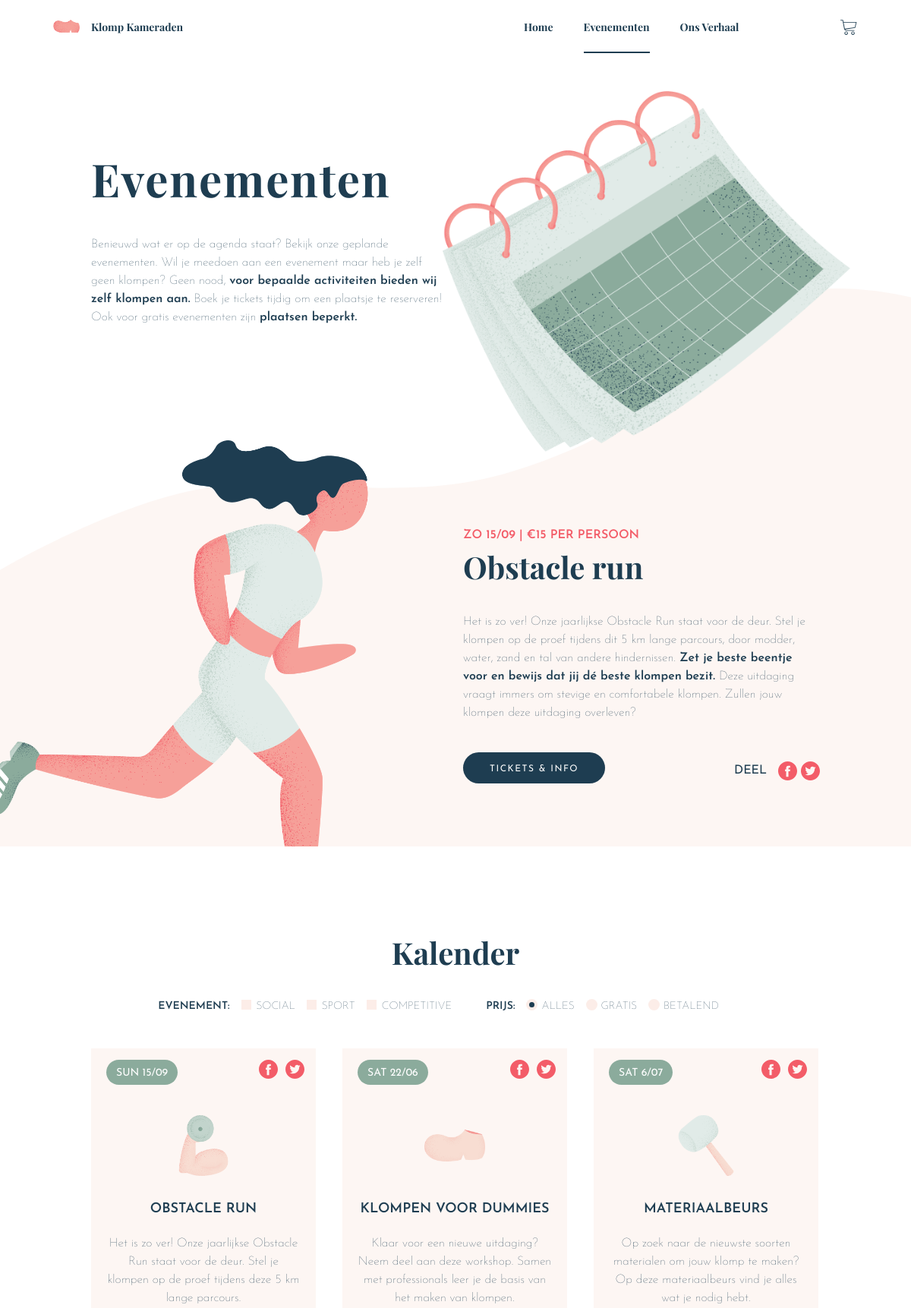
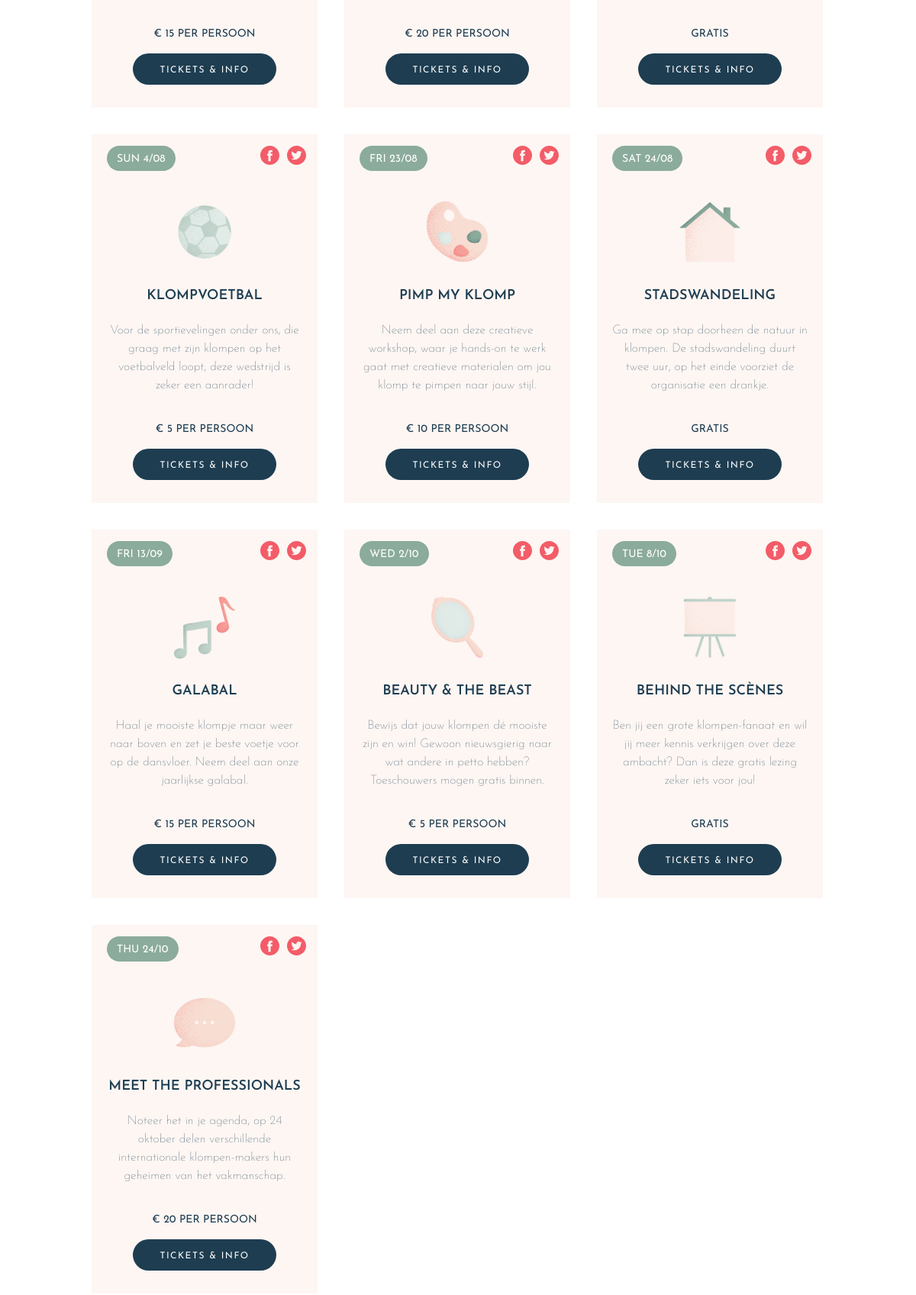
Page /index.php?page=events (upper part) on the committed database (2 pictures, top to bottom).
### tables this page shows
CREATE TABLE `int2_types` (
  `id` int(11) NOT NULL,
  `type` varchar(30) NOT NULL
);

CREATE TABLE `int2_events` (
  `id` int(11) NOT NULL,
  `name` varchar(255) NOT NULL,
  `date` date NOT NULL,
  `price` decimal(10,0) NOT NULL,
  `slug` varchar(255) NOT NULL,
  `info` text NOT NULL,
  `time` varchar(255) NOT NULL,
  `location` varchar(255) NOT NULL,
  `requirements` varchar(255) NOT NULL,
  `image` varchar(30) NOT NULL
);

### controller/Controller.php (called while the page is built, shortened)
<?php
class Controller {
  public $route;
  protected $viewVars = array();
  public function filter() {
    call_user_func(array($this, $this->route['action']));
  }
  public function render() {
    $this->createViewVarWithContent();
    $this->renderInLayout();
  }
  public function set($variableName, $value) {
    $this->viewVars[$variableName] = $value;
  }
  private function createViewVarWithContent() {
    require __DIR__ . '/../view/' . strtolower($this->route['controller']) . '/' . $this->route['action'] . '.php';
    $content = ob_get_clean();
  }
  private function renderInLayout() {
    extract($this->viewVars, EXTR_OVERWRITE);
    include __DIR__ . '/../view/layout.php';
  }
}

### index.php (called while the page is built, shortened)
<?php
$routes = array(
  'home' => array(
    'controller' => 'Pages',
    'action' => 'index'
  ),
  'events' => array(
    'controller' => 'Pages',
    'action' => 'events'
  ),
    'detail' => array(
    'controller' => 'Pages',
    'action' => 'detail'
  ),
  'story' => array(
    'controller' => 'Pages',
    'action' => 'story'
   ),
   'cart' => array(
    'controller' => 'Orders',
    'action' => 'cart'
  ),
   'checkout' => array(
    'controller' => 'Orders',
    'action' => 'checkout'
  ),
   'confirmation' => array(
    'controller' => 'Orders',
    'action' => 'confirmation'
  )
);
$route = $routes[$_GET['page']];
$controllerObj = new $controllerName();
$controllerObj->route = $route;
$controllerObj->filter();
$controllerObj->render();

### dao/TypeDAO.php (called while the page is built, shortened)
<?php
class TypeDAO extends DAO {
  public function selectTypes(){
    $sql = "SELECT * FROM `int2_types`";
    $stmt = $this->pdo->prepare($sql);
    $stmt->execute();
    return $stmt->fetchAll(PDO::FETCH_ASSOC);
  }
}

### controller/PagesController.php (called while the page is built, shortened)
<?php
require_once __DIR__ . '/Controller.php';
require_once __DIR__ . '/../dao/EventDAO.php';
require_once __DIR__ . '/../dao/TypeDAO.php';
class PagesController extends Controller {
  private $eventDAO;
  private $typeDAO;
  function __construct() {
    $this->eventDAO = new EventDAO();
    $this->typeDAO = new TypeDAO();
  }
  public function events() {
    $types = false;
    $price = false;
    $events = $this->eventDAO->selectAllEvents($types, $price);
    $this->set('types',$this->typeDAO->selectTypes());
  }
}

### dao/EventDAO.php (called while the page is built, shortened)
<?php
class EventDAO extends DAO {
  public function selectAllEvents($types = false, $price = false){
    $sql = "SELECT DISTINCT int2_events.id, int2_events.name, int2_events.price, int2_events.slug, int2_events.image, int2_events.date
    FROM `int2_events`
    INNER JOIN `int2_events_types`
    ON `int2_events_types`.`event_id` = `int2_events`.`id`
    INNER JOIN `int2_types`
    ON `int2_events_types`.`type_id` = `int2_types`.`id`
    WHERE 1";
  $bindValues = array();
    $stmt = $this->pdo->prepare($sql);
    $stmt->execute($bindValues);
    return $stmt->fetchAll(PDO::FETCH_ASSOC);
  }
}

### view/pages/events.php (the view, shortened to what this page needs)
<div class="container">
    <article class="header header--events">
        <h1 class="title">Evenementen</h1>
        <p>Benieuwd wat er op de agenda staat? Bekijk onze geplande evenementen. Wil je meedoen aan een evenement maar heb je zelf geen klompen? Geen nood, <span class="text--bold">voor bepaalde activiteiten bieden wij zelf klompen aan.</span>
        Boek je tickets tijdig om een plaatsje te reserveren! Ook voor gratis evenementen zijn <span class="text--bold">plaatsen beperkt.</span></p>
    </article>
    <article class="content content--run">
        <div class="run__illustration"></div>
        <div class="run__info">
            <span class="run__info--top">Zo 15/09 | €15 per persoon</span>
            <h2 class="content__title">Obstacle run</h2>
            <p>Het is zo ver! Onze jaarlijkse Obstacle Run staat voor de deur.
                Stel je klompen op de proef tijdens dit 5 km lange parcours, door modder, water, zand en tal van andere hindernissen.
                <span class="text--bold">Zet je beste beentje voor en bewijs dat jij dé beste klompen bezit. </span>
                Deze uitdaging vraagt immers om stevige en comfortabele klompen.
                Zullen jouw klompen deze uitdaging overleven?
            </p>
            <div class="info__buttons">
                <a href="index.php?page=detail&amp;id=1" class="button">Tickets & Info</a>
                <div class="socialmedia">
                    <p>Deel</p>
                    <div class="socialmedia__icons">
                        <a href="www.facebook.com" target="_blank" class="socialmedia__icon icon__fb"><span class="hidden">Facebook</span></a>
                        <a href="www.twitter.com" target="_blank" class="socialmedia__icon icon__twitter"><span class="hidden">Twitter</span></a>
                    </div>
                </div>
            </div>
        </div>
    </article>
    <article class="content filter__wrapper">
    <h2 class="content__title">Kalender</h2>
    <form action="index.php?page=events" method="get" class="filter-form" id="filter">
        <div class="filter__category">
            <p class="filter__title">Evenement:</p>
            <?php foreach($types as $type): ?>
                <label for="<?php echo $type['type'] ?>" class="filter__label">
                    <span class="checkbox__mark"></span>
                    <span><?php echo $type['type'] ?></span>
                </label>
            <?php endforeach; ?>
        </div>
        <div class="filter__category">
            <p class="filter__title">Prijs:</p>
            <label for="all" class="filter__label">
                <span class="radiobutton__mark"></span>
                Alles
            </label>
            <label for="gratis" class="filter__label">
                <span class="radiobutton__mark"></span>
                Gratis
            </label>
            <label for="betalend" class="filter__label">
                <span class="radiobutton__mark"></span>
                Betalend
            </label>
        </div>
    </form>
    <section class="content content--events">
        <?php foreach($events as $event): ?>
            <section class="event">
                <div class="event__info">
                    <span class="event__date"><?php echo strftime("%a %e/%m", strtotime($event['date'])); ?></span>
                    <div class="event__social">
                        <a href="www.facebook.com" target="_blank" class="socialmedia__icon icon__fb"><span class="hidden">Facebook</span></a>
                        <a href="www.twitter.com" target="_blank" class="socialmedia__icon icon__twitter"><span class="hidden">Twitter</span></a>
                    </div>
                </div>
                <div class="event__image__wrapper">
                    <img src="assets/img/events/<?php echo $event['image']; ?>.png" alt="<?php echo $event['image']; ?>" width="80">
                </div>
                <div class="event__text">
                    <h3><?php echo $event['name']; ?></h3>
                    <p><?php echo $event['slug']; ?></p>
                </div>
                <div class="event__ticket">
                    <p>
                        <?php if($event['price'] > 0) :?>
                            € <?php echo $event['price']; ?> per persoon
                            <?php else :?>
                            <?php echo 'Gratis'; ?>
                        <?php endif; ?>
                    </p>
                    <a class="button button--ticket" href="index.php?page=detail&amp;id=<?php echo $event['id'] ?>">Tickets & Info</a>
                </div>
            </section>
        <?php endforeach; ?>
</section>
</article>
</div>

### view/layout.php (shortened to what this page needs)
<!DOCTYPE html>
<html lang="nl">
<head>
  <link rel="stylesheet" href="css/reset.css">
  <link rel="stylesheet" href="css/style.css">
</head>
<body>
    <nav class="menu">
        <ul class="menu__items">
            <li class="menu__item menu__item--left">
                <a class="menu__link" href="index.php?page=home">Klomp Kameraden</a>
            </li>
            <li class="menu__right__wrapper">
                <ul class="menu__main">
                    <li class="menu__item">
                        <a class="menu__link <?php if($currentPage == 'index'){ echo 'menu__link--active';} ?>" href="index.php?page=home">Home</a>
                    </li>
                    <li class="menu__item">
                        <a class="menu__link <?php if($currentPage == 'events'){ echo 'menu__link--active';} ?>" href="index.php?page=events">Evenementen</a>
                    </li>
                    <li class="menu__item">
                        <a class="menu__link <?php if($currentPage == 'story'){ echo 'menu__link--active';} ?>" href="index.php?page=story">Ons verhaal</a>
                    </li>
                </ul>
            <li class="menu__item menu__item--right">
                <a class="menu__link
                <?php
                    if (!empty($_SESSION['cart'])) {
                    echo 'cart--filled';}else{echo 'cart--empty';}?>
                " href="index.php?page=cart">
                </a>
            </li>
        </ul>
    </nav>
    <main>
      <?php echo $content; ?>
    </main>
</body>
</html>

### rows in the picture
int2_types: type "SOCIAL"
int2_types: type "SPORT"
int2_types: type "COMPETITIVE"
int2_events: date "SUN 15/09", image (picture), name "OBSTACLE RUN", slug "Het is zo ver! Onze jaarlijkse Obstacle Run staat voor de deur. Stel je klompen op de proef tijdens deze 5 km lange parcours.", price "15"
int2_events: date "SAT 22/06", image (picture), name "KLOMPEN VOOR DUMMIES", slug "Klaar voor een nieuwe uitdaging? Neem deel aan deze workshop. Samen met professionals leer je de basis van het maken van klompen.", price "20"
int2_events: date "SAT 6/07", image (picture), name "MATERIAALBEURS", slug "Op zoek naar de nieuwste soorten materialen om jouw klomp te maken? Op deze materiaalbeurs vind je alles wat je nodig hebt.", price "GRATIS"
int2_events: date "SUN 4/08", image (picture), name "KLOMPVOETBAL", slug "Voor de sportievelingen onder ons, die graag met zijn klompen op het voetbalveld loopt, deze wedstrijd is zeker een aanrader!", price "5"
int2_events: date "FRI 23/08", image (picture), name "PIMP MY KLOMP", slug "Neem deel aan deze creatieve workshop, waar je hands-on te werk gaat met creatieve materialen om jou klomp te pimpen naar jouw stijl.", price "10"
int2_events: date "SAT 24/08", image (picture), name "STADSWANDELING", slug "Ga mee op stap doorheen de natuur in klompen. De stadswandeling duurt twee uur, op het einde voorziet de organisatie een drankje.", price "GRATIS"
int2_events: date "FRI 13/09", image (picture), name "GALABAL", slug "Haal je mooiste klompje maar weer naar boven en zet je beste voetje voor op de dansvloer. Neem deel aan onze jaarlijkse galabal.", price "15"
int2_events: date "WED 2/10", image (picture), name "BEAUTY & THE BEAST", slug "Bewijs dat jouw klompen dé mooiste zijn en win! Gewoon nieuwsgierig naar wat andere in petto hebben? Toeschouwers mogen gratis binnen.", price "5"
int2_events: date "TUE 8/10", shows a picture, name "BEHIND THE SCÈNES", slug "Ben jij een grote klompen-fanaat en wil jij meer kennis verkrijgen over deze ambacht? Dan is deze gratis lezing zeker iets voor jou!", price "GRATIS"
int2_events: date "THU 24/10", image (picture), name "MEET THE PROFESSIONALS", slug "Noteer het in je agenda, op 24 oktober delen verschillende internationale klompen-makers hun geheimen van het vakmanschap.", price "20"
